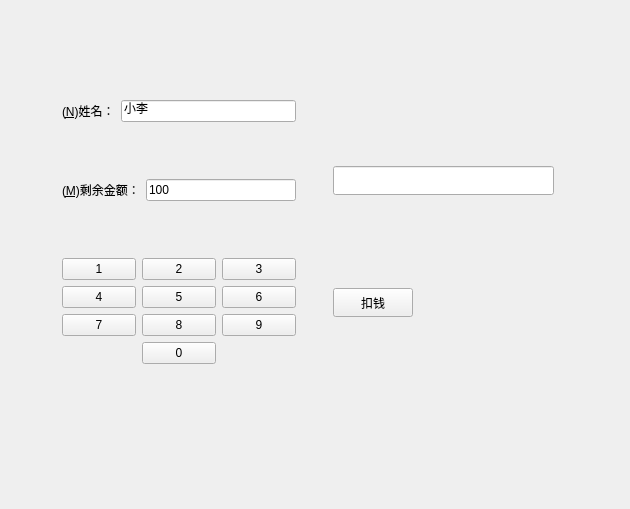
<?xml version="1.0" encoding="UTF-8"?>
<ui version="4.0">
 <class>Widget</class>
 <widget class="QWidget" name="Widget">
  <property name="geometry">
   <rect>
    <x>0</x>
    <y>0</y>
    <width>630</width>
    <height>509</height>
   </rect>
  </property>
  <property name="mouseTracking">
   <bool>true</bool>
  </property>
  <property name="windowTitle">
   <string>Widget</string>
  </property>
  <widget class="QWidget" name="layoutWidget">
   <property name="geometry">
    <rect>
     <x>51</x>
     <y>82</y>
     <width>256</width>
     <height>300</height>
    </rect>
   </property>
   <layout class="QVBoxLayout" name="verticalLayout">
    <property name="spacing">
     <number>50</number>
    </property>
    <item>
     <layout class="QHBoxLayout" name="horizontalLayout">
      <item>
       <widget class="QLabel" name="label">
        <property name="text">
         <string>(&amp;N)姓名：</string>
        </property>
        <property name="buddy">
         <cstring>lineEdit</cstring>
        </property>
       </widget>
      </item>
      <item>
       <widget class="QLineEdit" name="lineEdit">
        <property name="mouseTracking">
         <bool>false</bool>
        </property>
        <property name="text">
         <string>小李</string>
        </property>
       </widget>
      </item>
     </layout>
    </item>
    <item>
     <layout class="QHBoxLayout" name="horizontalLayout_2">
      <item>
       <widget class="QLabel" name="label_2">
        <property name="text">
         <string>(&amp;M)剩余金额：</string>
        </property>
        <property name="buddy">
         <cstring>money</cstring>
        </property>
       </widget>
      </item>
      <item>
       <widget class="QLineEdit" name="money">
        <property name="text">
         <string>100</string>
        </property>
       </widget>
      </item>
     </layout>
    </item>
    <item>
     <layout class="QGridLayout" name="gridLayout">
      <item row="3" column="1">
       <widget class="QPushButton" name="pushButton_7">
        <property name="text">
         <string>7</string>
        </property>
       </widget>
      </item>
      <item row="2" column="2">
       <widget class="QPushButton" name="pushButton_5">
        <property name="text">
         <string>5</string>
        </property>
       </widget>
      </item>
      <item row="2" column="3">
       <widget class="QPushButton" name="pushButton_6">
        <property name="text">
         <string>6</string>
        </property>
       </widget>
      </item>
      <item row="0" column="3">
       <widget class="QPushButton" name="pushButton_3">
        <property name="text">
         <string>3</string>
        </property>
       </widget>
      </item>
      <item row="0" column="2">
       <widget class="QPushButton" name="pushButton_2">
        <property name="text">
         <string>2</string>
        </property>
       </widget>
      </item>
      <item row="4" column="2">
       <widget class="QPushButton" name="pushButton_10">
        <property name="text">
         <string>0</string>
        </property>
       </widget>
      </item>
      <item row="3" column="2">
       <widget class="QPushButton" name="pushButton_8">
        <property name="text">
         <string>8</string>
        </property>
       </widget>
      </item>
      <item row="3" column="3">
       <widget class="QPushButton" name="pushButton_9">
        <property name="text">
         <string>9</string>
        </property>
       </widget>
      </item>
      <item row="2" column="1">
       <widget class="QPushButton" name="pushButton_4">
        <property name="text">
         <string>4</string>
        </property>
       </widget>
      </item>
      <item row="0" column="1">
       <widget class="QPushButton" name="pushButton">
        <property name="text">
         <string>1</string>
        </property>
       </widget>
      </item>
     </layout>
    </item>
   </layout>
  </widget>
  <widget class="QLineEdit" name="display">
   <property name="geometry">
    <rect>
     <x>333</x>
     <y>166</y>
     <width>221</width>
     <height>29</height>
    </rect>
   </property>
   <property name="text">
    <string/>
   </property>
  </widget>
  <widget class="QPushButton" name="pushButton_11">
   <property name="geometry">
    <rect>
     <x>333</x>
     <y>288</y>
     <width>80</width>
     <height>29</height>
    </rect>
   </property>
   <property name="text">
    <string>扣钱</string>
   </property>
  </widget>
 </widget>
 <layoutdefault spacing="6" margin="11"/>
 <tabstops>
  <tabstop>pushButton</tabstop>
  <tabstop>pushButton_2</tabstop>
  <tabstop>pushButton_3</tabstop>
  <tabstop>pushButton_4</tabstop>
  <tabstop>pushButton_5</tabstop>
  <tabstop>pushButton_6</tabstop>
  <tabstop>pushButton_7</tabstop>
  <tabstop>pushButton_8</tabstop>
  <tabstop>pushButton_9</tabstop>
  <tabstop>pushButton_10</tabstop>
  <tabstop>pushButton_11</tabstop>
 </tabstops>
 <resources/>
 <connections/>
</ui>
